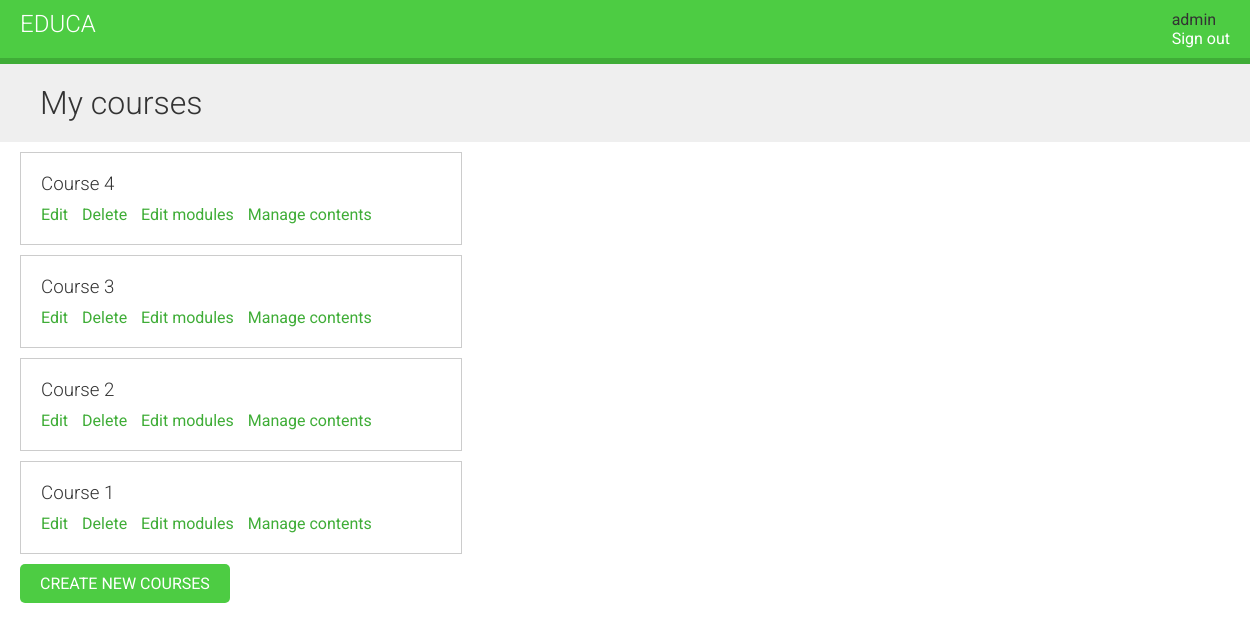
The page /course/mine/ (signed in) on the database its author committed.
### courses/models.py (models this page shows, shortened)
class Course(models.Model):
    owner = models.ForeignKey(User,
                              related_name='courses_created',
                              on_delete=models.CASCADE)
    subject = models.ForeignKey(Subject,
                                related_name='courses',
                                on_delete=models.CASCADE)
    title = models.CharField(max_length=200)
    slug = models.SlugField(max_length=200, unique=True, blank=True)
    overview = models.TextField()
    created = models.DateTimeField(auto_now_add=True)
    students = models.ManyToManyField(User,
                                    related_name='courses_joined',
                                    blank=True)
    class Meta:
        ordering = ['-created']

### courses/views.py (the view)
# urls.py: path('mine/', views.ManageCourseListView.as_view(), name='manage_course_list'),
class ManageCourseListView(OwnerCourseMixin, ListView):
    template_name = 'courses/manage/course/list.html'
    permission_required = 'courses.view_course'

### courses/views.py (called while the page is built)
    def get_queryset(self):
        qs = super().get_queryset()
        return qs.filter(owner=self.request.user)

### courses/templates/courses/manage/course/list.html (shortened to what this page needs)
{% extends 'base.html' %}
{% block content %}
    <h1>My courses</h1>
    <div class="module">
        {% for course in object_list %}
        <div class="course-info">
            <h3>{{ course.title }}</h3>
            <p>
                <a href="{% url 'course_edit' course.id %}">Edit</a>
                <a href="{% url 'course_delete' course.id %}">Delete</a>
                <a href="{% url 'course_module_update' course.id %}">Edit modules</a>
                {% if course.modules.count > 0 %}
                <a href="{% url 'module_content_list' course.modules.first.id %}">Manage contents</a>
                {% endif %}
            </p>
        </div>
        {% empty %}
            <p>You haven't created any courses yet.</p>
        {% endfor %}
        <p>
            <a href="{% url 'course_create' %}" class="button">Create new courses</a>
        </p>
    </div>
{% endblock %}

### courses/templates/base.html (shortened to what this page needs)
{% load static %}
<!DOCTYPE html>
<html lang="en">
<head>
    <link rel="stylesheet" href="{% static 'css/base.css' %}">
</head>
<body>
    <div id="header">
        <a href="/" class="logo">Educa</a>
        <ul class="menu">
            {% if request.user.is_authenticated %}
            <li>{{ request.user }}</li>
            <li><a href="{% url 'logout' %}">Sign out</a></li>
            {% else %}
            <li><a href="{% url 'login' %}">Sign in</a></li>
            {% endif %}
        </ul>
    </div>
    <div id="content">
    {% block content %}
    {% endblock %}
    </div>
</body>
</html>

### courses/static/css/base.css (style rules this page uses)
body { margin:0; font-family:'Roboto', sans-serif; font-weight:400; color:#333; }
a { color:#3fad37; text-decoration:none; }
ul { float:left; }
h1, h2, h3, h4, h5, h6 { font-family:'Roboto', sans-serif; font-weight:300; }
h1 { background:#efefef; width:100%; overflow:auto; padding:20px 0 20px 40px; margin:0; }
.module { padding:10px 20px; float:left; width:600px; }
.module h3 { margin:20px 0 0; padding:0; width:100%; }
.module p { margin:10px 0 20px; width:100%; float:left; }
#header { background:#4dcc43; overflow:auto; padding:10px 20px; border-bottom:6px solid #3fad37; }
#header .logo { text-decoration:none; font-family:'Roboto', sans-serif; font-weight:300; text-transform:uppercase; font-size:24px; color:#fff; float:left; }
#header a { color:#fff; }
#header .menu { list-style:none; float:right; margin:0; padding:0; }
input[type=submit], a.button { border-radius:5px; background:#4dcc43; color:#fff; font-size:16px; text-transform:uppercase; border:none; padding:10px 20px; margin:20px 0; }
.course-info { border:1px solid #ccc; padding:0 20px; margin-bottom:10px; width:400px; overflow:auto; }
.course-info a { margin-right:10px; }

### rows shown on the page
Course: title "Course 4", shows "Manage contents"
Course: title "Course 3", shows "Manage contents"
Course: title "Course 2", shows "Manage contents"
Course: title "Course 1", shows "Manage contents"

### other values the page prints
{{ request.user }} "admin"
